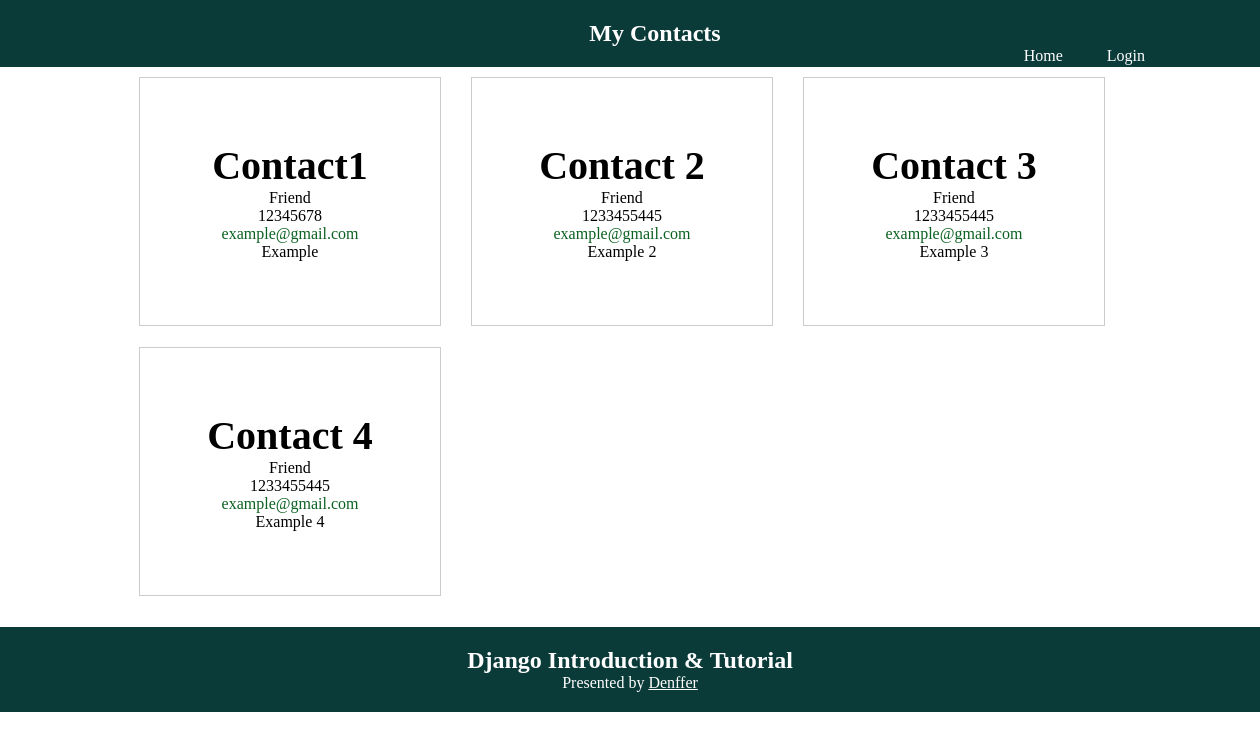
The page / on the database its author committed.
### home/models.py (models this page shows)
class Contact(models.Model):
 name = models.CharField(max_length=200)
 relation = models.CharField(max_length=200)
 phone = models.CharField(max_length=20)
 email = models.CharField(max_length=200)
 address = models.TextField()

### home/views.py (the view)
# urls.py: 2. Add a URL to urlpatterns:  path('', views.home, name='home')
def home(request):
 contacts = Contact.objects.all()
 return render(request,'home.html',{'contacts':contacts})

### home/templates/home.html (shortened to what this page needs)
{%extends 'base.html'%} {%load static%}
{%block content%}
<div class="container">
    <ul>
        {%for contact in contacts%}
        <li>
            <div>
                <h2 class="name">{{contact.name}}</h2>
                <p>{{contact.relation}}</p>
                <p>{{contact.phone}}</p>
                <p class="email">{{contact.email}}</p>
                <p>{{contact.address}}</p>
            </div>
        </li>
        {%endfor%}
    </ul>
</div>
{%endblock%}

### home/templates/base.html (shortened to what this page needs)
<!DOCTYPE html>
<html lang="en">
<head>
</head>
<body>
    <header>
        <h2><a href="{%url 'home'%}">My Contacts</a></h2>
        <div class="pull-right">
            <a href="{%url 'home'%}">Home</a>
            {%if user.username%}
            <a href="{%url 'logout'%}">Logout</a>
            <a href="{%url 'add'%}">Add contact</a>
            <span class="hello">Xin chào {{user.username}}</span>
            {%else%}
            <a href="{%url 'login'%}">Login</a>
            {%endif%}
        </div>
    </header>
    <div class="body">
        {%block content%} {%endblock %}
    </div>
    <footer>
        <h2>Django Introduction & Tutorial</h2>
        <p>Presented by <a href="https://www.facebook.com/denffer18">Denffer</a></p>
    </footer>
</body>
</html>

### home/templates/base.html (style rules this page uses)
* { margin: 0; padding: 0; }
header { color: white; background-color: #0b3b39; width: 100%; text-align: center; padding: 20px 25px; }
header .pull-right { float: right; margin-right: 120px; }
header a { color: white; padding: 10px 20px; text-decoration: none; }
footer { color: white; background-color: #0b3b39; width: 100%; text-align: center; padding: 20px 0; }
footer a { color: white; }

### home/templates/home.html (style rules this page uses)
.container { width: 80%; margin: 10px 0; margin: auto; padding: 10px 0; }
ul { list-style: none; }
ul li { display: inline-block; padding: 0 0.8em 1.3em; width: 30%; }
ul li>div { border-top: 0.6px solid #cccccc; border-right: 1.4px solid #cccccc; border-bottom: 1.8px solid #cccccc; border-left: 0.7px solid #cccccc; text-align: center; padding: 4em 2em; }
.name { font-size: 40px; }
.email { color: #0b6121; }

### rows shown on the page
Contact: name "Contact1", relation "Friend", phone "12345678", email "example@gmail.com", address "Example"
Contact: name "Contact 2", relation "Friend", phone "1233455445", email "example@gmail.com", address "Example 2"
Contact: name "Contact 3", relation "Friend", phone "1233455445", email "example@gmail.com", address "Example 3"
Contact: name "Contact 4", relation "Friend", phone "1233455445", email "example@gmail.com", address "Example 4"
